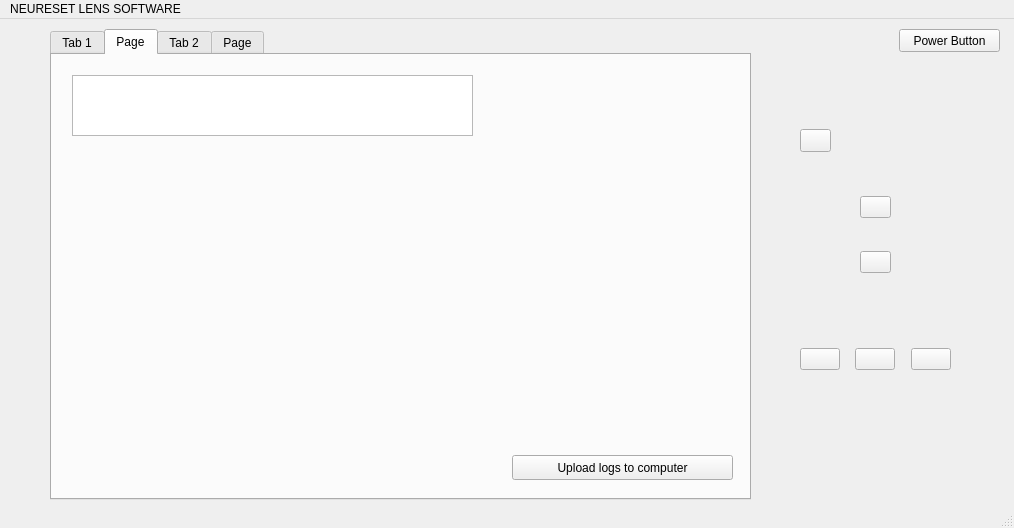
<?xml version="1.0" encoding="UTF-8"?>
<ui version="4.0">
 <class>MainWindow</class>
 <widget class="QMainWindow" name="MainWindow">
  <property name="geometry">
   <rect>
    <x>0</x>
    <y>0</y>
    <width>1014</width>
    <height>528</height>
   </rect>
  </property>
  <property name="windowTitle">
   <string>MainWindow</string>
  </property>
  <widget class="QWidget" name="centralwidget">
   <widget class="QTabWidget" name="primaryTabs">
    <property name="geometry">
     <rect>
      <x>50</x>
      <y>10</y>
      <width>701</width>
      <height>471</height>
     </rect>
    </property>
    <property name="currentIndex">
     <number>1</number>
    </property>
    <widget class="QWidget" name="tab">
     <attribute name="title">
      <string>Tab 1</string>
     </attribute>
     <widget class="QProgressBar" name="treatmentProgress">
      <property name="geometry">
       <rect>
        <x>200</x>
        <y>380</y>
        <width>281</width>
        <height>31</height>
       </rect>
      </property>
      <property name="value">
       <number>24</number>
      </property>
     </widget>
     <widget class="QLabel" name="treatmentProgressLabel">
      <property name="geometry">
       <rect>
        <x>270</x>
        <y>340</y>
        <width>151</width>
        <height>16</height>
       </rect>
      </property>
      <property name="text">
       <string>Treatment Progress</string>
      </property>
     </widget>
     <widget class="QLabel" name="treatmentAlertLabel">
      <property name="geometry">
       <rect>
        <x>200</x>
        <y>220</y>
        <width>281</width>
        <height>20</height>
       </rect>
      </property>
      <property name="text">
       <string/>
      </property>
     </widget>
     <widget class="QCustomPlot" name="waveDisplay" native="true">
      <property name="geometry">
       <rect>
        <x>90</x>
        <y>110</y>
        <width>481</width>
        <height>201</height>
       </rect>
      </property>
     </widget>
     <widget class="QLabel" name="waveLabel">
      <property name="geometry">
       <rect>
        <x>220</x>
        <y>60</y>
        <width>231</width>
        <height>20</height>
       </rect>
      </property>
      <property name="text">
       <string/>
      </property>
     </widget>
    </widget>
    <widget class="QWidget" name="tab_3">
     <attribute name="title">
      <string>Page</string>
     </attribute>
     <widget class="QPushButton" name="uploadLogsToComputerButton">
      <property name="geometry">
       <rect>
        <x>460</x>
        <y>400</y>
        <width>221</width>
        <height>25</height>
       </rect>
      </property>
      <property name="text">
       <string>Upload logs to computer</string>
      </property>
     </widget>
     <widget class="QListWidget" name="sessionsList">
      <property name="geometry">
       <rect>
        <x>20</x>
        <y>20</y>
        <width>401</width>
        <height>61</height>
       </rect>
      </property>
     </widget>
    </widget>
    <widget class="QWidget" name="tab_2">
     <attribute name="title">
      <string>Tab 2</string>
     </attribute>
     <widget class="QLabel" name="dateTimeDisplay">
      <property name="geometry">
       <rect>
        <x>270</x>
        <y>110</y>
        <width>161</width>
        <height>16</height>
       </rect>
      </property>
      <property name="text">
       <string>TextLabel</string>
      </property>
     </widget>
     <widget class="QPushButton" name="pushButton">
      <property name="geometry">
       <rect>
        <x>550</x>
        <y>260</y>
        <width>83</width>
        <height>25</height>
       </rect>
      </property>
      <property name="text">
       <string>PushButton</string>
      </property>
     </widget>
    </widget>
    <widget class="QWidget" name="tab_4">
     <attribute name="title">
      <string>Page</string>
     </attribute>
     <widget class="QWidget" name="verticalLayoutWidget_2">
      <property name="geometry">
       <rect>
        <x>300</x>
        <y>180</y>
        <width>160</width>
        <height>80</height>
       </rect>
      </property>
      <layout class="QVBoxLayout" name="verticalLayout_2">
       <item>
        <widget class="QLabel" name="menuTabTreatment">
         <property name="text">
          <string>TextLabel</string>
         </property>
        </widget>
       </item>
       <item>
        <widget class="QLabel" name="menuTabLogs">
         <property name="text">
          <string>TextLabel</string>
         </property>
        </widget>
       </item>
       <item>
        <widget class="QLabel" name="menuTabSettings">
         <property name="text">
          <string>TextLabel</string>
         </property>
        </widget>
       </item>
      </layout>
     </widget>
    </widget>
   </widget>
   <widget class="QWidget" name="horizontalLayoutWidget">
    <property name="geometry">
     <rect>
      <x>800</x>
      <y>300</y>
      <width>151</width>
      <height>80</height>
     </rect>
    </property>
    <layout class="QHBoxLayout" name="horizontalLayout">
     <item>
      <widget class="QPushButton" name="pauseButton">
       <property name="text">
        <string/>
       </property>
       <property name="icon">
        <iconset resource="resources.qrc">
         <normaloff>:/new/prefix1/assets/pauseIcon.jpg</normaloff>:/new/prefix1/assets/pauseIcon.jpg</iconset>
       </property>
      </widget>
     </item>
     <item>
      <spacer name="horizontalSpacer">
       <property name="orientation">
        <enum>Qt::Horizontal</enum>
       </property>
       <property name="sizeHint" stdset="0">
        <size>
         <width>120</width>
         <height>40</height>
        </size>
       </property>
      </spacer>
     </item>
     <item>
      <widget class="QPushButton" name="playButton">
       <property name="text">
        <string/>
       </property>
       <property name="icon">
        <iconset resource="resources.qrc">
         <normaloff>:/new/prefix1/assets/playIcon.jpg</normaloff>:/new/prefix1/assets/playIcon.jpg</iconset>
       </property>
      </widget>
     </item>
     <item>
      <spacer name="horizontalSpacer_2">
       <property name="orientation">
        <enum>Qt::Horizontal</enum>
       </property>
       <property name="sizeHint" stdset="0">
        <size>
         <width>120</width>
         <height>20</height>
        </size>
       </property>
      </spacer>
     </item>
     <item>
      <widget class="QPushButton" name="stopButton">
       <property name="text">
        <string/>
       </property>
       <property name="icon">
        <iconset resource="resources.qrc">
         <normaloff>:/new/prefix1/assets/stopButton.jpg</normaloff>:/new/prefix1/assets/stopButton.jpg</iconset>
       </property>
      </widget>
     </item>
    </layout>
   </widget>
   <widget class="QWidget" name="verticalLayoutWidget">
    <property name="geometry">
     <rect>
      <x>860</x>
      <y>150</y>
      <width>31</width>
      <height>131</height>
     </rect>
    </property>
    <layout class="QVBoxLayout" name="verticalLayout">
     <item>
      <widget class="QPushButton" name="upButton">
       <property name="text">
        <string/>
       </property>
       <property name="icon">
        <iconset resource="resources.qrc">
         <normaloff>:/new/prefix1/assets/uparrow.png</normaloff>:/new/prefix1/assets/uparrow.png</iconset>
       </property>
      </widget>
     </item>
     <item>
      <widget class="QPushButton" name="downButton">
       <property name="text">
        <string/>
       </property>
       <property name="icon">
        <iconset resource="resources.qrc">
         <normaloff>:/new/prefix1/assets/downarrow.png</normaloff>:/new/prefix1/assets/downarrow.png</iconset>
       </property>
      </widget>
     </item>
    </layout>
   </widget>
   <widget class="QPushButton" name="menuButton">
    <property name="geometry">
     <rect>
      <x>800</x>
      <y>110</y>
      <width>31</width>
      <height>23</height>
     </rect>
    </property>
    <property name="text">
     <string/>
    </property>
    <property name="icon">
     <iconset resource="resources.qrc">
      <normaloff>:/new/prefix1/assets/menu.png</normaloff>:/new/prefix1/assets/menu.png</iconset>
    </property>
   </widget>
   <widget class="QPushButton" name="powerButton">
    <property name="geometry">
     <rect>
      <x>899</x>
      <y>10</y>
      <width>101</width>
      <height>23</height>
     </rect>
    </property>
    <property name="text">
     <string>Power Button</string>
    </property>
   </widget>
  </widget>
  <widget class="QStatusBar" name="statusbar"/>
  <widget class="QMenuBar" name="menubar">
   <property name="geometry">
    <rect>
     <x>0</x>
     <y>0</y>
     <width>1014</width>
     <height>22</height>
    </rect>
   </property>
   <widget class="QMenu" name="neuresetMenu">
    <property name="title">
     <string>NEURESET LENS SOFTWARE</string>
    </property>
    <widget class="QMenu" name="batteryOptions">
     <property name="title">
      <string>Battery drain</string>
     </property>
     <addaction name="batteryLowAction"/>
     <addaction name="batteryResetAction"/>
    </widget>
    <widget class="QMenu" name="menuEEG_terminals">
     <property name="title">
      <string>EEG terminals</string>
     </property>
     <addaction name="connectTerminalAction"/>
     <addaction name="disconnectTerminalAction"/>
    </widget>
    <addaction name="menuEEG_terminals"/>
    <addaction name="batteryOptions"/>
    <addaction name="computerViewAction"/>
   </widget>
   <addaction name="neuresetMenu"/>
  </widget>
  <action name="batteryLowAction">
   <property name="text">
    <string>Set low</string>
   </property>
  </action>
  <action name="batteryResetAction">
   <property name="text">
    <string>Reset</string>
   </property>
  </action>
  <action name="actionComputer_view">
   <property name="text">
    <string>Computer view</string>
   </property>
  </action>
  <action name="computerViewAction">
   <property name="text">
    <string>Computer view</string>
   </property>
  </action>
  <action name="connectTerminalAction">
   <property name="text">
    <string>connect</string>
   </property>
  </action>
  <action name="disconnectTerminalAction">
   <property name="text">
    <string>disconnect</string>
   </property>
  </action>
  <action name="setWavesAction">
   <property name="text">
    <string>Set Wave Values</string>
   </property>
  </action>
 </widget>
 <customwidgets>
  <customwidget>
   <class>QCustomPlot</class>
   <extends>QWidget</extends>
   <header>qcustomplot.h</header>
   <container>1</container>
  </customwidget>
 </customwidgets>
 <resources>
  <include location="resources.qrc"/>
 </resources>
 <connections/>
</ui>
